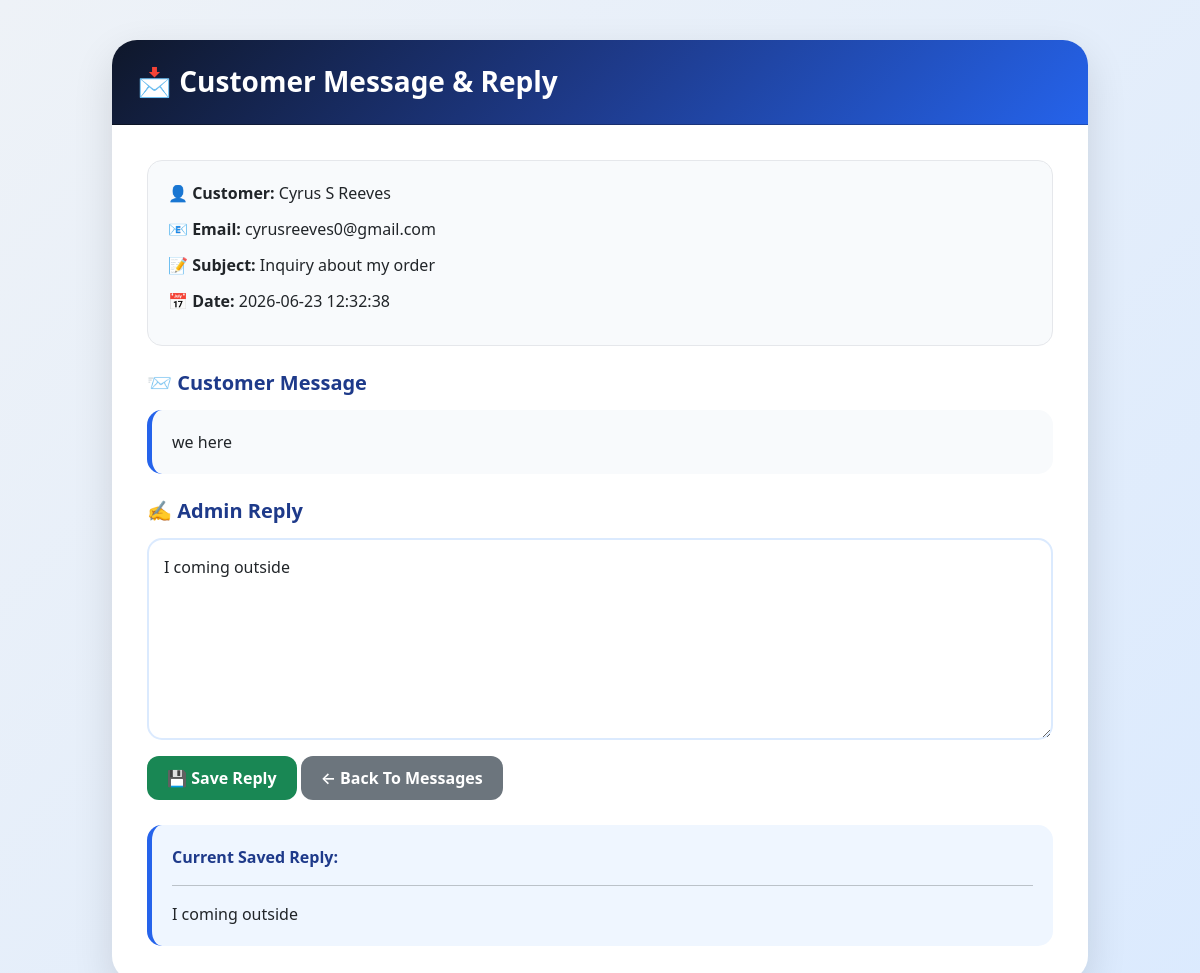
/admin/view_message.php?id=14 (signed in), run on the app's committed database.
### tables this page shows
CREATE TABLE `contact_messages` (
  `id` int(11) NOT NULL,
  `full_name` varchar(100) NOT NULL,
  `email` varchar(100) NOT NULL,
  `subject` varchar(150) NOT NULL,
  `message` text NOT NULL,
  `status` enum('Unread','Read') DEFAULT 'Unread',
  `created_at` timestamp NOT NULL DEFAULT current_timestamp(),
  `admin_reply` text DEFAULT NULL,
  `reply_status` varchar(20) DEFAULT 'Unread'
);

### admin/view_message.php (the view, shortened to what this page needs)
<?php
include("../config/db.php");
$id = $_GET['id'];
mysqli_query($conn,"
UPDATE contact_messages
SET status='Read'
WHERE id='$id'
");
$message = mysqli_fetch_assoc(
mysqli_query($conn,"
SELECT *
FROM contact_messages
WHERE id='$id'
")
);
?>
<!DOCTYPE html>
<html>
<head>
<link href="https://cdn.jsdelivr.net/npm/bootstrap@5.3.3/dist/css/bootstrap.min.css" rel="stylesheet">
</head>
<body>
<div class="container container-box">
<div class="card message-card">
<div class="card-header">
<h3>📩 Customer Message & Reply</h3>
</div>
<div class="card-body">
<div class="customer-info">
<p>
<strong>👤 Customer:</strong>
<?php echo $message['full_name']; ?>
</p>
<p>
<strong>📧 Email:</strong>
<?php echo $message['email']; ?>
</p>
<p>
<strong>📝 Subject:</strong>
<?php echo $message['subject']; ?>
</p>
<p>
<strong>📅 Date:</strong>
<?php echo $message['created_at']; ?>
</p>
</div>
<h5 class="section-title">📨 Customer Message</h5>
<div class="message-box">
<?php echo nl2br($message['message']); ?>
</div>
<h5 class="section-title">✍️ Admin Reply</h5>
<form method="POST">
<textarea
name="admin_reply"
class="form-control mb-3"
rows="7"
placeholder="Write your reply here..."><?php echo $message['admin_reply']; ?></textarea>
<button
type="submit"
name="save_reply"
class="btn btn-success">
💾 Save Reply
</button>
<a href="messages.php"
class="btn btn-secondary">
← Back To Messages
</a>
</form>
<?php
if(!empty($message['admin_reply']))
{
?>
<div class="info-box">
<strong>Current Saved Reply:</strong>
<hr>
<?php echo nl2br($message['admin_reply']); ?>
</div>
<?php } ?>
</div>
</div>
</div>
</body>
</html>

### admin/view_message.php (style rules this page uses)
body { background:linear-gradient(135deg,#eef2f7,#dbeafe); min-height:100vh; padding:20px; }
.container-box { max-width:1000px; margin:auto; margin-top:20px; margin-bottom:20px; }
.message-card { border:none; border-radius:25px; overflow:hidden; background:white; box-shadow:0 15px 40px rgba(0,0,0,0.12); }
.card-header { background:linear-gradient(135deg,#0f172a,#1e3a8a,#2563eb) !important; color:white; padding:25px; }
.card-header h3 { margin:0; font-weight:700; }
.card-body { padding:35px !important; }
.customer-info { background:#f8fafc; border:1px solid #e5e7eb; border-radius:15px; padding:20px; margin-bottom:25px; }
.customer-info p { margin-bottom:12px; }
.section-title { color:#1e3a8a; font-weight:700; margin-bottom:15px; }
.message-box { background:#f8fafc; border-left:5px solid #2563eb; border-radius:15px; padding:20px; margin-bottom:25px; }
textarea { border-radius:15px !important; border:2px solid #dbeafe !important; padding:15px !important; }
.btn-success { border:none; border-radius:12px; padding:10px 20px; font-weight:600; }
.btn-secondary { border:none; border-radius:12px; padding:10px 20px; font-weight:600; }
.info-box { background:#eff6ff; border-left:5px solid #2563eb; border-radius:15px; padding:20px; margin-top:25px; }
.info-box strong { color:#1e3a8a; }

### data on the page
contact_messages: full_name "Cyrus S Reeves", email "cyrusreeves0@gmail.com", subject "Inquiry about my order", created_at "2026-06-23 12:32:38", message "we here", admin_reply "I coming outside"
